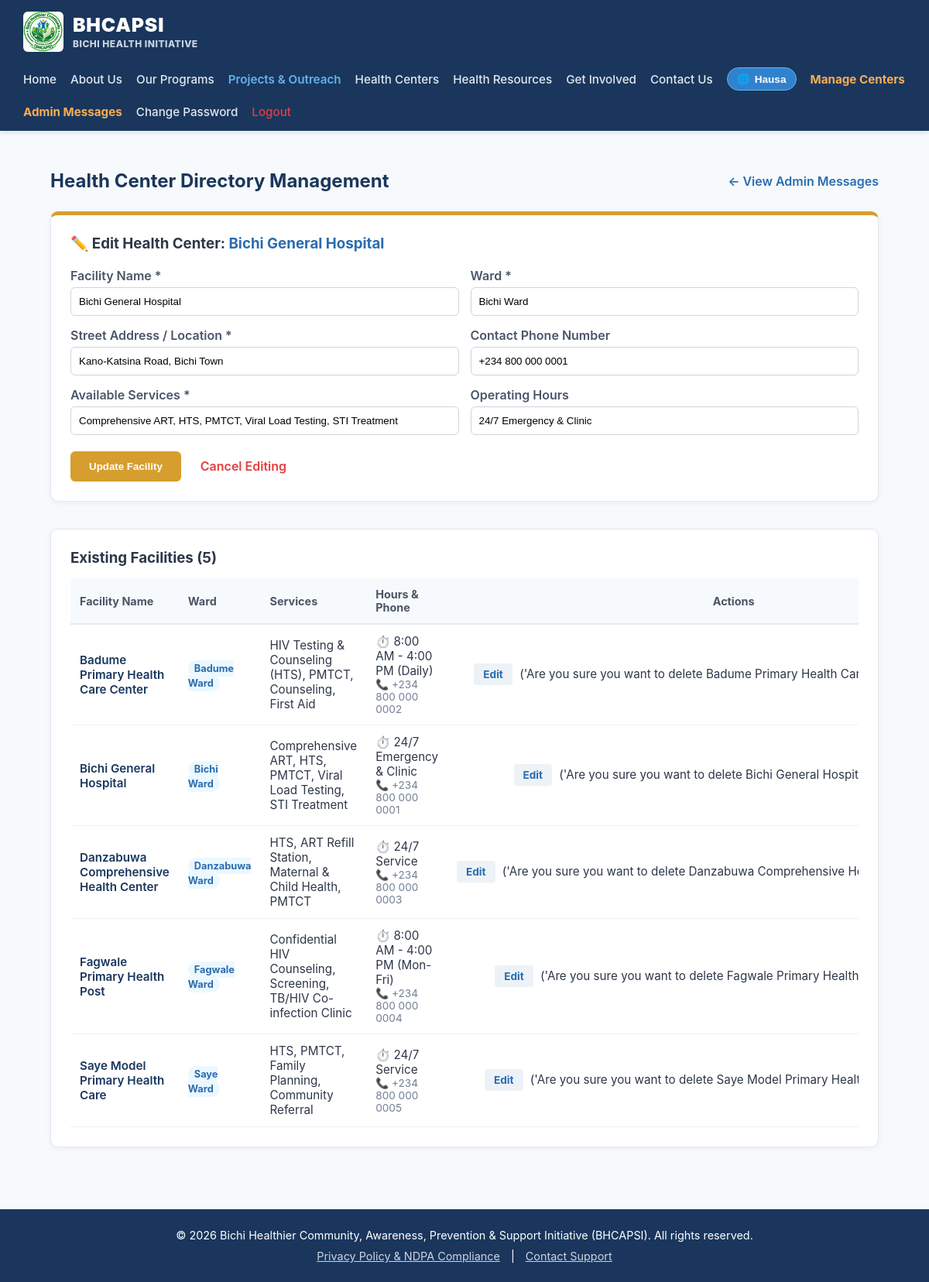
Screenshot of /admin/centers?edit=1 (signed in) with the database file from the repository.
### app.py (models this page shows)
class HealthCenter(db.Model):
    id = db.Column(db.Integer, primary_key=True)
    name = db.Column(db.String(150), nullable=False)
    ward = db.Column(db.String(100), nullable=False)
    address = db.Column(db.String(250), nullable=False)
    services = db.Column(db.String(250), nullable=False)
    phone = db.Column(db.String(50), nullable=True)
    hours = db.Column(db.String(100), default="24/7 Service")

### app.py (the view)
@app.route("/admin/centers", methods=["GET"])
@login_required
def admin_centers():
    centers = HealthCenter.query.order_by(HealthCenter.ward, HealthCenter.name).all()
    edit_id = request.args.get('edit', type=int)
    center_to_edit = HealthCenter.query.get(edit_id) if edit_id else None
    return render_template("admin_centers.html", centers=centers, center_to_edit=center_to_edit)

### app.py (called while the page is built)
@login_manager.user_loader
def load_user(user_id):
    return db.session.get(User, int(user_id))

### templates/admin_centers.html (shortened to what this page needs)
{% extends "base.html" %}
{% block content %}
<section class="container" style="max-width: 1100px; margin: 30px auto; padding: 0 15px;">
    <div style="display: flex; justify-content: space-between; align-items: center; margin-bottom: 25px;">
        <h2 style="color: #1a365d; margin: 0;">Health Center Directory Management</h2>
        <a href="{{ url_for('view_messages') }}" style="color: #2b6cb0; text-decoration: none; font-weight: 600;">← View Admin Messages</a>
    </div>
    <div style="background: #ffffff; border: 1px solid #e2e8f0; border-top: 5px solid {% if center_to_edit %}#d69e2e{% else %}#2b6cb0{% endif %}; border-radius: 10px; padding: 25px; margin-bottom: 35px; box-shadow: 0 2px 8px rgba(0,0,0,0.05);">
        <h3 style="color: #2d3748; margin-top: 0; margin-bottom: 20px;">
            {% if center_to_edit %}
                ✏️ Edit Health Center: <span style="color: #2b6cb0;">{{ center_to_edit.name }}</span>
            {% else %}
                ➕ Add New Health Center
            {% endif %}
        </h3>
        <form action="{% if center_to_edit %}{{ url_for('edit_center', id=center_to_edit.id) }}{% else %}{{ url_for('add_center') }}{% endif %}" method="POST">
            <div style="display: grid; grid-template-columns: repeat(auto-fit, minmax(280px, 1fr)); gap: 15px; margin-bottom: 15px;">
                <div>
                    <label for="name" style="display: block; font-weight: 600; color: #4a5568; margin-bottom: 5px;">Facility Name *</label>
                    <input type="text" id="name" name="name" value="{{ center_to_edit.name if center_to_edit else '' }}" required placeholder="e.g. Badume Primary Health Care Center" style="width: 100%; padding: 10px; border: 1px solid #cbd5e0; border-radius: 6px;">
                </div>
                <div>
                    <label for="ward" style="display: block; font-weight: 600; color: #4a5568; margin-bottom: 5px;">Ward *</label>
                    <input type="text" id="ward" name="ward" value="{{ center_to_edit.ward if center_to_edit else '' }}" required placeholder="e.g. Badume Ward" style="width: 100%; padding: 10px; border: 1px solid #cbd5e0; border-radius: 6px;">
                </div>
            </div>
            <div style="display: grid; grid-template-columns: repeat(auto-fit, minmax(280px, 1fr)); gap: 15px; margin-bottom: 15px;">
                <div>
                    <label for="address" style="display: block; font-weight: 600; color: #4a5568; margin-bottom: 5px;">Street Address / Location *</label>
                    <input type="text" id="address" name="address" value="{{ center_to_edit.address if center_to_edit else '' }}" required placeholder="e.g. Badume Central Road, near Market Square" style="width: 100%; padding: 10px; border: 1px solid #cbd5e0; border-radius: 6px;">
                </div>
                <div>
                    <label for="phone" style="display: block; font-weight: 600; color: #4a5568; margin-bottom: 5px;">Contact Phone Number</label>
                    <input type="text" id="phone" name="phone" value="{{ center_to_edit.phone if center_to_edit else '' }}" placeholder="e.g. +234 800 000 0002" style="width: 100%; padding: 10px; border: 1px solid #cbd5e0; border-radius: 6px;">
                </div>
            </div>
            <div style="display: grid; grid-template-columns: repeat(auto-fit, minmax(280px, 1fr)); gap: 15px; margin-bottom: 20px;">
                <div>
                    <label for="services" style="display: block; font-weight: 600; color: #4a5568; margin-bottom: 5px;">Available Services *</label>
                    <input type="text" id="services" name="services" value="{{ center_to_edit.services if center_to_edit else '' }}" required placeholder="e.g. HIV Testing, PMTCT, Counseling" style="width: 100%; padding: 10px; border: 1px solid #cbd5e0; border-radius: 6px;">
                </div>
                <div>
                    <label for="hours" style="display: block; font-weight: 600; color: #4a5568; margin-bottom: 5px;">Operating Hours</label>
                    <input type="text" id="hours" name="hours" value="{{ center_to_edit.hours if center_to_edit else '24/7 Service' }}" placeholder="e.g. 24/7 Service or 8:00 AM - 4:00 PM" style="width: 100%; padding: 10px; border: 1px solid #cbd5e0; border-radius: 6px;">
                </div>
            </div>
            <div style="display: flex; gap: 10px; align-items: center;">
                <button type="submit" style="background: {% if center_to_edit %}#d69e2e{% else %}#2b6cb0{% endif %}; color: #ffffff; font-weight: bold; border: none; padding: 12px 24px; border-radius: 6px; cursor: pointer;">
                    {% if center_to_edit %}Update Facility{% else %}Save Health Center{% endif %}
                </button>
                {% if center_to_edit %}
                <a href="{{ url_for('admin_centers') }}" style="color: #e53e3e; text-decoration: none; font-weight: 600; padding: 10px 15px;">Cancel Editing</a>
                {% endif %}
            </div>
        </form>
    </div>
    <div style="background: #ffffff; border: 1px solid #e2e8f0; border-radius: 10px; padding: 25px; box-shadow: 0 2px 8px rgba(0,0,0,0.05);">
        <h3 style="color: #2d3748; margin-top: 0; margin-bottom: 15px;">Existing Facilities ({{ centers|length }})</h3>
        <div style="overflow-x: auto;">
            <table style="width: 100%; border-collapse: collapse; text-align: left;">
                <thead>
                    <tr style="background: #f7fafc; border-bottom: 2px solid #e2e8f0; color: #4a5568; font-size: 0.9rem;">
                        <th style="padding: 12px;">Facility Name</th>
                        <th style="padding: 12px;">Ward</th>
                        <th style="padding: 12px;">Services</th>
                        <th style="padding: 12px;">Hours & Phone</th>
                        <th style="padding: 12px; text-align: center;">Actions</th>
                    </tr>
                </thead>
                <tbody style="font-size: 0.95rem; color: #2d3748;">
                    {% for center in centers %}
                    <tr style="border-bottom: 1px solid #edf2f7;">
                        <td style="padding: 12px; font-weight: 600; color: #1a365d;">{{ center.name }}</td>
                        <td style="padding: 12px;"><span style="background: #ebf8ff; color: #2b6cb0; padding: 3px 8px; border-radius: 12px; font-size: 0.8rem; font-weight: bold;">{{ center.ward }}</span></td>
                        <td style="padding: 12px; max-width: 250px;">{{ center.services }}</td>
                        <td style="padding: 12px;">
                            <div>⏱️ {{ center.hours }}</div>
                            {% if center.phone %}<div style="color: #718096; font-size: 0.85rem;">📞 {{ center.phone }}</div>{% endif %}
                        </td>
                        <td style="padding: 12px; text-align: center; white-space: nowrap;">
                            <a href="{{ url_for('admin_centers', edit=center.id) }}" style="background: #edf2f7; color: #2b6cb0; text-decoration: none; padding: 6px 12px; border-radius: 4px; font-weight: bold; margin-right: 5px; font-size: 0.85rem;">Edit</a>
                            <form action="{{ url_for('delete_center', id=center.id) }}" method="POST" style="display: inline;" onsubmit="return confirm('Are you sure you want to delete {{ center.name }}?');">('Are you sure you want to delete {{ center.name }}?');">
                            </form>
                        </td>
                    </tr>
                    {% else %}
                    <tr>
                        <td colspan="5" style="text-align: center; color: #a0aec0; padding: 20px;">No health centers found.</td>
                    </tr>
                    {% endfor %}
                </tbody>
            </table>
        </div>
    </div>
</section>
{% endblock %}

### templates/base.html (style rules this page uses)
* { box-sizing: border-box; }
body { margin: 0; font-family: -apple-system, BlinkMacSystemFont, "Segoe UI", Roboto, Helvetica, Arial, sans-serif; background-color: #f7fafc; color: #2d3748; display: flex; flex-direction: column; min-height: 100vh; }

### rows the page displays
HealthCenter: name "Bichi General Hospital", ward "Bichi Ward", address "Kano-Katsina Road, Bichi Town", phone "+234 800 000 0001", services "Comprehensive ART, HTS, PMTCT, Viral Load Testing, STI Treatment", hours "24/7 Emergency & Clinic", name "Bichi General…"
HealthCenter: name "Badume Primary Health Care Center", ward "Badume Ward", services "HIV Testing & Counseling (HTS), PMTCT, Counseling, First Aid", hours "8:00 AM - 4:00 PM (Daily)", phone "+234 800 000 0002", name "Badume Primary Health…"
HealthCenter: name "Danzabuwa Comprehensive Health Center", ward "Danzabuwa Ward", services "HTS, ART Refill Station, Maternal & Child Health, PMTCT", hours "24/7 Service", phone "+234 800 000 0003", name "Danzabuwa Comprehensive…"
HealthCenter: name "Fagwale Primary Health Post", ward "Fagwale Ward", services "Confidential HIV Counseling, Screening, TB/HIV Co-infection Clinic", hours "8:00 AM - 4:00 PM (Mon-Fri)", phone "+234 800 000 0004", name "Fagwale Primary Health…"
HealthCenter: name "Saye Model Primary Health Care", ward "Saye Ward", services "HTS, PMTCT, Family Planning, Community Referral", hours "24/7 Service", phone "+234 800 000 0005", name "Saye Model Primary…"

### other values shown
{{ centers|length }} "5"
